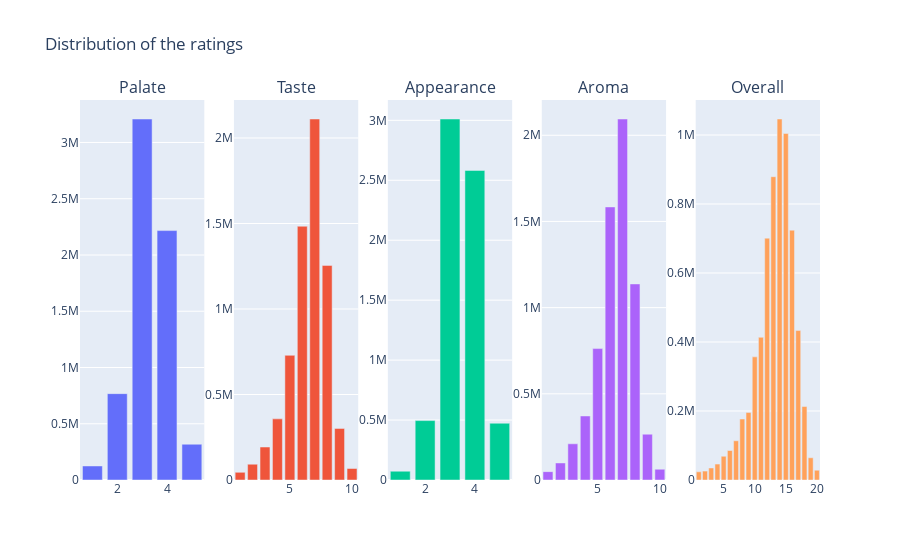

Notebook code cell kept with this figure:
### Markdown cell above
## Global ratings analysis
In this section we are going to analyze the preferences of the users of the platform in a general way.
### General study of the distribution of the ratings
First of all we are going to study how the grades are distributed in the different categories. This will help us understand if there are specific bias towards some categories and whether the users are more or less demanding in some categories.

### Code cell
# Define a df with only the numerical values of the ratings
df_ratings_values_only = df_ratings_no_text[['palate','taste','appearance','aroma','overall']].copy()

# Create a subplot with the diferent distribution close to each othe
from plotly.subplots import make_subplots

fig = make_subplots(rows=1, cols=5, subplot_titles=('Palate', 'Taste', 'Appearance', 'Aroma', 'Overall'))

for i, column in enumerate(df_ratings_values_only.columns):
    value_counts = df_ratings_values_only[column].value_counts().sort_index()
    fig.add_trace(go.Bar(x=value_counts.index, y=value_counts.values, name=column), row=1, col=i+1)

fig.update_layout(title_text='Distribution of the ratings', showlegend=False)
fig.show()

### Figure 1 — Plotly figure (JSON) as saved in the notebook; plotly's stock layout.template omitted (floating-point values rounded to 4 significant figures)
{"data": [{"name": "palate", "type": "bar", "x": [1, 2, 3, 4, 5], "xaxis": "x", "y": [124812, 767593, 3208706, 2216904, 317962], "yaxis": "y"}, {"name": "taste", "type": "bar", "x": [1, 2, 3, 4, 5, 6, 7, 8, 9, 10], "xaxis": "x2", "y": [44806, 92416, 192889, 357480, 729114, 1484039, 2111096, 1255102, 301760, 67275], "yaxis": "y2"}, {"name": "appearance", "type": "bar", "x": [1, 2, 3, 4, 5], "xaxis": "x3", "y": [73325, 495583, 3011170, 2582385, 473514], "yaxis": "y3"}, {"name": "aroma", "type": "bar", "x": [1, 2, 3, 4, 5, 6, 7, 8, 9, 10], "xaxis": "x4", "y": [48564, 98924, 210020, 371450, 762451, 1584287, 2094403, 1137542, 265835, 62501], "yaxis": "y4"}, {"name": "overall", "type": "bar", "x": [1, 2, 3, 4, 5, 6, 7, 8, 9, 10, 11, 12, 13, 14, 15, 16, 17, 18, 19, 20], "xaxis": "x5", "y": [23707, 25755, 34849, 46106, 68848, 85473, 113685, 176726, 195503, 356936, 413684, 701106, 879211, 1046486, 1004664, 724214, 433225, 212981, 64415, 28403], "yaxis": "y5"}], "layout": {"annotations": [{"font": {"size": 16}, "showarrow": false, "text": "Palate", "x": 0.084, "xanchor": "center", "xref": "paper", "y": 1, "yanchor": "bottom", "yref": "paper"}, {"font": {"size": 16}, "showarrow": false, "text": "Taste", "x": 0.292, "xanchor": "center", "xref": "paper", "y": 1, "yanchor": "bottom", "yref": "paper"}, {"font": {"size": 16}, "showarrow": false, "text": "Appearance", "x": 0.5, "xanchor": "center", "xref": "paper", "y": 1, "yanchor": "bottom", "yref": "paper"}, {"font": {"size": 16}, "showarrow": false, "text": "Aroma", "x": 0.708, "xanchor": "center", "xref": "paper", "y": 1, "yanchor": "bottom", "yref": "paper"}, {"font": {"size": 16}, "showarrow": false, "text": "Overall", "x": 0.916, "xanchor": "center", "xref": "paper", "y": 1, "yanchor": "bottom", "yref": "paper"}], "showlegend": false, "title": {"text": "Distribution of the ratings"}, "xaxis": {"anchor": "y", "domain": [0, 0.168]}, "xaxis2": {"anchor": "y2", "domain": [0.208, 0.376]}, "xaxis3": {"anchor": "y3", "domain": [0.416, 0.584]}, "xaxis4": {"anchor": "y4", "domain": [0.624, 0.792]}, "xaxis5": {"anchor": "y5", "domain": [0.832, 1]}, "yaxis": {"anchor": "x", "domain": [0, 1]}, "yaxis2": {"anchor": "x2", "domain": [0, 1]}, "yaxis3": {"anchor": "x3", "domain": [0, 1]}, "yaxis4": {"anchor": "x4", "domain": [0, 1]}, "yaxis5": {"anchor": "x5", "domain": [0, 1]}}}
